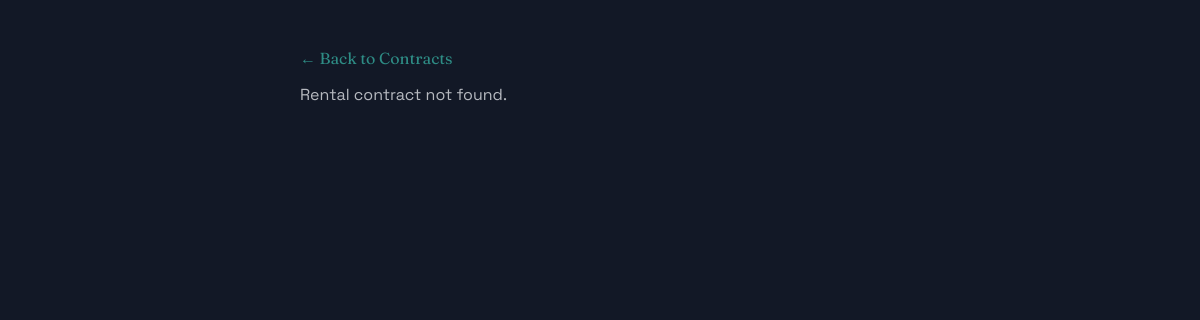
Before: /enterprise/rentals/151 (signed in) with the older database file.
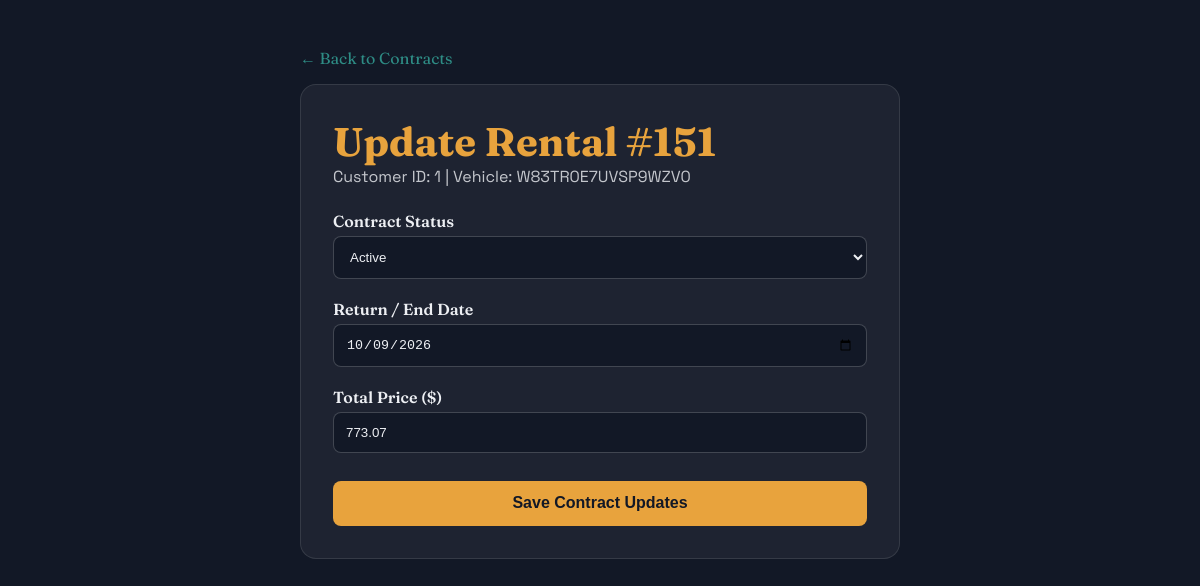
After: the same page with the newer database file.
### tables this page shows
CREATE TABLE rentals (
        id INTEGER PRIMARY KEY AUTOINCREMENT,
        customer_id INTEGER NOT NULL,
        car_reg_num TEXT NOT NULL,
        start_date TEXT NOT NULL,
        end_date TEXT NOT NULL,
        total_price REAL NOT NULL,
        status TEXT NOT NULL,
        FOREIGN KEY (car_reg_num) REFERENCES vehicles (reg_num),
        FOREIGN KEY (customer_id) REFERENCES customers (id)
    );

### car_rental/routes/enterprise.py (the view, shortened to what this page needs)
@enterprise_bp.route("/rentals/<int:rental_id>", methods=["GET", "POST"])
def rental_detail(rental_id):
    rentals = db.load_reservations(parameters={"id": rental_id})
    rental = rentals[0] if rentals else None
    return render_template("enterprise/rental_detail.html", rental=rental)

### car_rental/database.py (called while the page is built)
    def _load(self, table: str, parameters: Optional[dict[str, Any]] = None) -> list[dict]:
        query = f"SELECT * FROM {table}"
        values = ()
        if parameters:
            conditions = " AND ".join(f"{key} = ?" for key in parameters)
            query += f" WHERE {conditions}"
            values = tuple(parameters.values())
        cur = self.conn.execute(query, values)
        return [dict(row) for row in cur.fetchall()]

    def load_reservations(self, parameters: Optional[dict[str, Any]] = None) -> list[dict]:
        return self._load("rentals", parameters)

### car_rental/templates/enterprise/rental_detail.html (shortened to what this page needs)
{% extends "base.html" %}
{% block content %}
<main class="placeholder placeholder--enterprise" style="justify-content: flex-start; padding: 3rem 1.5rem;">
  <div style="max-width: 600px; width: 100%; margin: 0 auto; text-align: left;">
    <a href="{{ url_for('enterprise.rental_list') }}" style="color: var(--enterprise-accent-soft); display: inline-block; margin-bottom: 1rem;">← Back to Contracts</a>
    {% if rental %}
    <div style="background: rgba(255,255,255,0.05); border-radius: 16px; padding: 2rem; border: 1px solid rgba(255,255,255,0.1);">
      <h1 style="color: var(--enterprise-accent); margin-top: 0;">Update Rental #{{ rental.id }}</h1>
      <p style="opacity: 0.8;">Customer ID: {{ rental.customer_id }} | Vehicle: {{ rental.car_reg_num }}</p>
      <form method="POST" action="{{ url_for('enterprise.rental_detail', rental_id=rental.id) }}" style="display: flex; flex-direction: column; gap: 1.25rem; margin-top: 1.5rem;">
        <div>
          <label style="display: block; font-weight: 600; margin-bottom: 0.3rem;">Contract Status</label>
          <select name="status" style="width: 100%; padding: 0.75rem; border-radius: 8px; background: var(--enterprise-bg); color: var(--enterprise-ink); border: 1px solid rgba(255,255,255,0.2);">
            <option value="active" {% if rental.status == 'active' %}selected{% endif %}>Active</option>
          </select>
        </div>
        <div>
          <label style="display: block; font-weight: 600; margin-bottom: 0.3rem;">Return / End Date</label>
          <input type="date" name="end_date" value="{{ rental.end_date }}" required style="width: 100%; padding: 0.75rem; border-radius: 8px; background: var(--enterprise-bg); color: var(--enterprise-ink); border: 1px solid rgba(255,255,255,0.2);">
        </div>
        <div>
          <label style="display: block; font-weight: 600; margin-bottom: 0.3rem;">Total Price ($)</label>
          <input type="number" step="0.01" name="total_price" value="{{ rental.total_price }}" required style="width: 100%; padding: 0.75rem; border-radius: 8px; background: var(--enterprise-bg); color: var(--enterprise-ink); border: 1px solid rgba(255,255,255,0.2);">
        </div>
        <button type="submit" style="background: var(--enterprise-accent); color: var(--enterprise-bg); padding: 0.85rem; border: none; border-radius: 8px; font-weight: 700; font-size: 1rem; cursor: pointer; margin-top: 0.5rem;">
          Save Contract Updates
        </button>
      </form>
    </div>
    {% else %}
      <p>Rental contract not found.</p>
    {% endif %}
  </div>
</main>
{% endblock %}

Changed rows visible on the page:
added rentals: id "151", customer_id "1", car_reg_num "W83TR0E7UVSP9WZV0", status "Active", end_date "10/09/2026", total_price "773.07"
Other visible differences:
text no longer shown: "Rental contract not found."
text now shown: "Update Rental # Customer ID: | Vehicle: Contract Status Return / End Date Total Price ($) Save Contract Updates"
